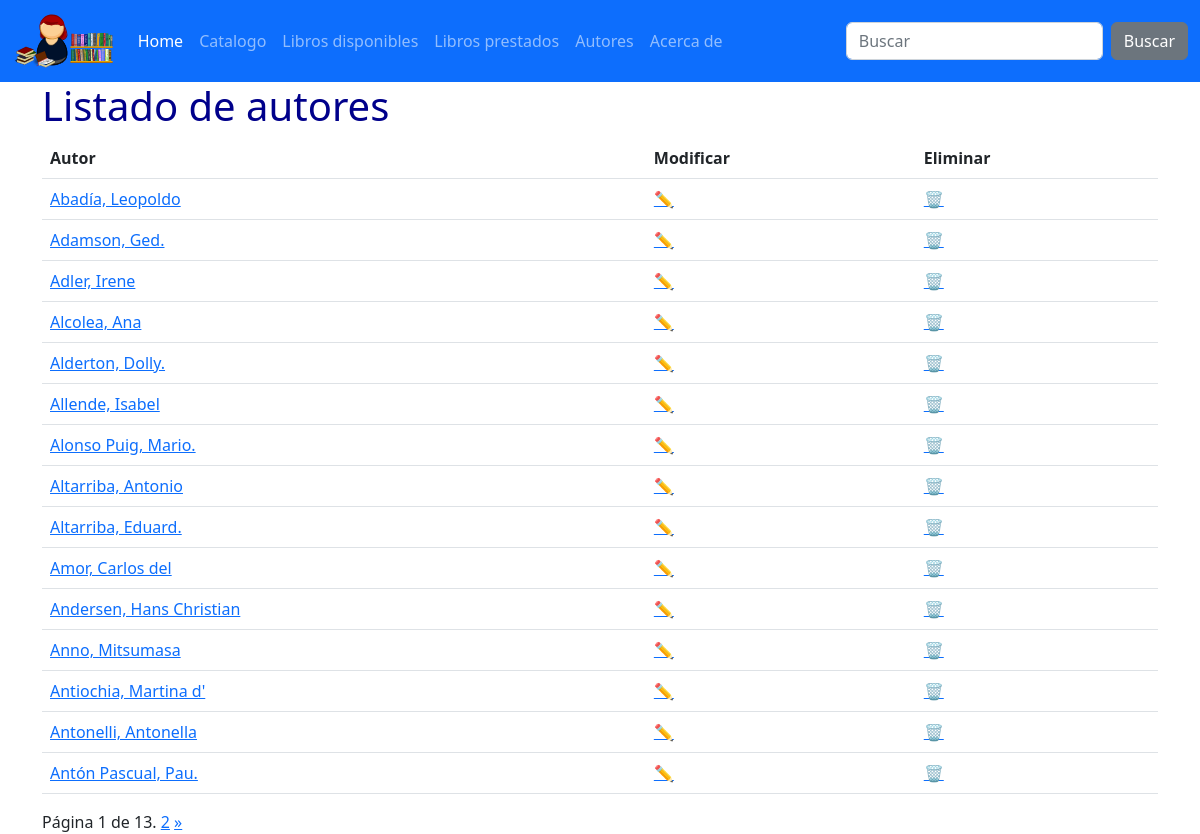
The page /catalogo/autores/ on the database its author committed.
### catalog/models.py (models this page shows)
class Author(models.Model):
    first_name = models.CharField(max_length=100)
    last_name = models.CharField(max_length=100)
    date_of_birth = models.DateField(null=True, blank=True)
    date_of_death = models.DateField('Died', null=True, blank=True)
    class Meta:
        ordering = ['last_name', 'first_name']
    def __str__(self):
        return f'{self.last_name}, {self.first_name}'

### catalog/views.py (the view)
# urls.py: path('autores/', AuthorListView.as_view(), name='lista-autores'),
class AuthorListView(ListView):
    model = Author
    paginate_by = 15

### catalog/templates/catalog/author_list.html (shortened to what this page needs)
{% extends "base.html" %}
{% load static %}
    {% block content %}
    <h1>Listado de autores</h1>
        <table class="table table-striped">
            <thead>
                <tr>
                    <th scope="col">Autor</th>
                    <th scope="col">Modificar</th>
                    <th scope="col">Eliminar</th>
                </tr>
            {% for autor in author_list %}
            <tr>
                <td><a href="{% url 'detalle-autor' autor.id %}">{{ autor }}</a></td>
                <td><a href="{% url 'author-update' autor.id %}">&#9999;</a></td>
                <td><a href="{% url 'author-delete' autor.id %}">&#128465;</a></td>
            </tr>
            {% endfor %}
        </table>
    <div class="pagination">
        <span class="step-links">
            <span class="current">
                Página {{ page_obj.number }} de {{ page_obj.paginator.num_pages }}.
            </span>
            {% if page_obj.has_next %}
                <a href="?page={{ page_obj.next_page_number }}">{{ page_obj.next_page_number }}</a>
                <a href="?page={{ page_obj.paginator.num_pages }}"> &raquo;</a>
            {% endif %}
        </span>
    </div>
    {% endblock %}

### catalog/static/css/custom_styles.css (style rules this page uses)
h1 { color: darkblue; }

### rows shown on the page
Author: last_name+first_name "Abadía, Leopoldo"
Author: last_name+first_name "Adamson, Ged."
Author: last_name+first_name "Adler, Irene"
Author: last_name+first_name "Alcolea, Ana"
Author: last_name+first_name "Alderton, Dolly."
Author: last_name+first_name "Allende, Isabel"
Author: last_name+first_name "Alonso Puig, Mario."
Author: last_name+first_name "Altarriba, Antonio"
Author: last_name+first_name "Altarriba, Eduard."
Author: last_name+first_name "Amor, Carlos del"
Author: last_name+first_name "Andersen, Hans Christian"
Author: last_name+first_name "Anno, Mitsumasa"
Author: last_name+first_name "Antiochia, Martina d'"
Author: last_name+first_name "Antonelli, Antonella"
Author: last_name+first_name "Antón Pascual, Pau."

### other values the page prints
{{ page_obj.number }} "1"
{{ page_obj.paginator.num_pages }} "13"
{{ page_obj.next_page_number }} "2"
